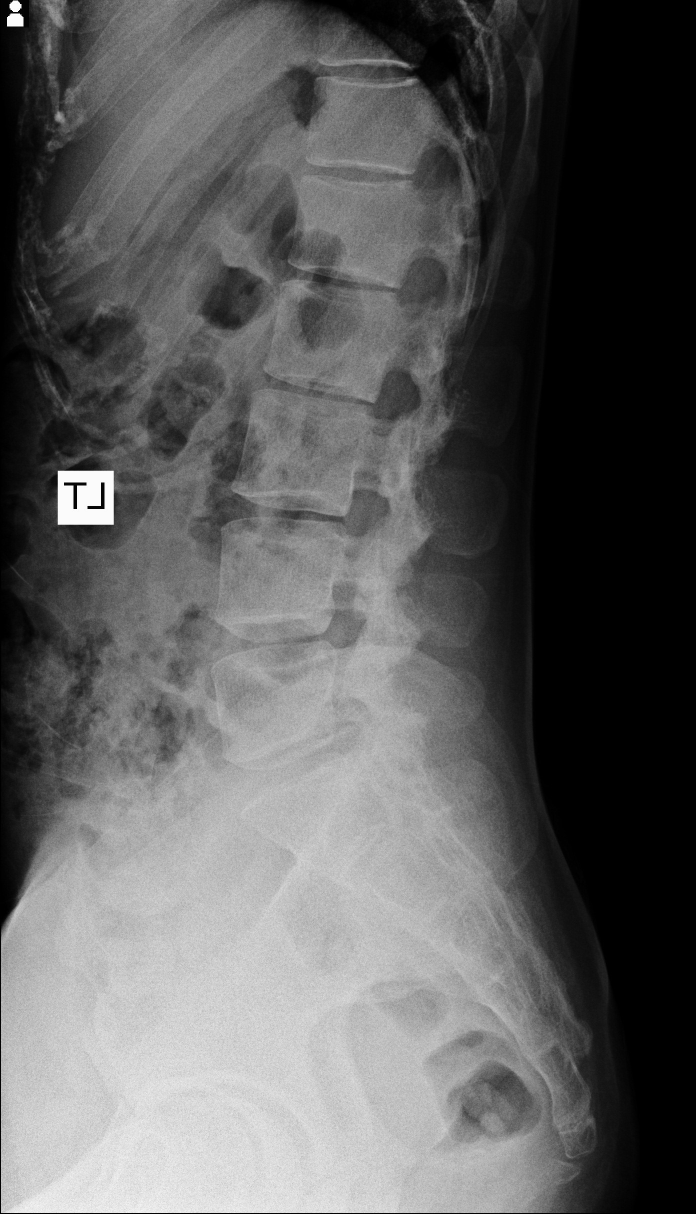
#> input picture data/raw/images/0001-F-037Y1.jpg, 1392 x 2428 px, found by its file name (shown at 1/2 size)
$ python preprocessing_basp.py   (older library calls are emulated)
#> lines starting #> are read from the running program, lines starting #| are printed output that depends on the picture
# src/phase2_preprocessing.py
"""
Phase 2: BASP Preprocessing Ablation Experiments
Applies different preprocessing combinations to U-Net and Mask R-CNN branches

Image Standardization (resize + padding) is already done in Phase 1.
This script applies CLAHE and/or Anisotropic Diffusion as per ablation setup.
"""

import cv2
import numpy as np
from pathlib import Path
from tqdm import tqdm
import matplotlib.pyplot as plt

class BASPPreprocessor:
    """
    Branch-Adaptive Selective Preprocessing (BASP)
    Implements 4 ablation variants for VertXNet ensemble
    """

    def __init__(self, clahe_clip_limit=2.0, clahe_grid_size=(8, 8),
                 ad_iterations=5, ad_kappa=50, ad_gamma=0.1):
#> in visualize_ablation_comparison, original is the input picture: shape (2428, 1392, 3); min 0, max 255, mean 93.5
        self.clahe_clip_limit = clahe_clip_limit
        self.clahe_grid_size = clahe_grid_size
        self.ad_iterations = ad_iterations
        self.ad_kappa = ad_kappa
        self.ad_gamma = ad_gamma

        # Initialize CLAHE
        self.clahe = cv2.createCLAHE(
            clipLimit=clahe_clip_limit,
            tileGridSize=clahe_grid_size
        )

    def apply_clahe(self, image):
        """Apply CLAHE contrast enhancement"""
        if len(image.shape) == 3:
            gray = cv2.cvtColor(image, cv2.COLOR_BGR2GRAY)
        else:
            gray = image.copy()

        enhanced = self.clahe.apply(gray)

        if len(image.shape) == 3:
            enhanced = cv2.cvtColor(enhanced, cv2.COLOR_GRAY2BGR)
#> enhanced: shape (2428, 1392, 3)

        return enhanced

    def apply_anisotropic_diffusion(self, image):
        """Apply edge-preserving denoising (Perona-Malik)"""
        if len(image.shape) == 3:
            img_float = cv2.cvtColor(image, cv2.COLOR_BGR2GRAY).astype(np.float32)
        else:
            img_float = image.astype(np.float32)

        for _ in range(self.ad_iterations):
            dx = cv2.Sobel(img_float, cv2.CV_32F, 1, 0, ksize=3)
            dy = cv2.Sobel(img_float, cv2.CV_32F, 0, 1, ksize=3)

            c_dx = np.exp(-(dx / self.ad_kappa) ** 2)
            c_dy = np.exp(-(dy / self.ad_kappa) ** 2)

            img_float = img_float + self.ad_gamma * (c_dx * dx + c_dy * dy)
#> this loop made 5 passes
#> pass 1, in apply_anisotropic_diffusion, `dx = cv2.Sobel(img_float, cv2.CV_32F, 1, 0, ksize=3)`:
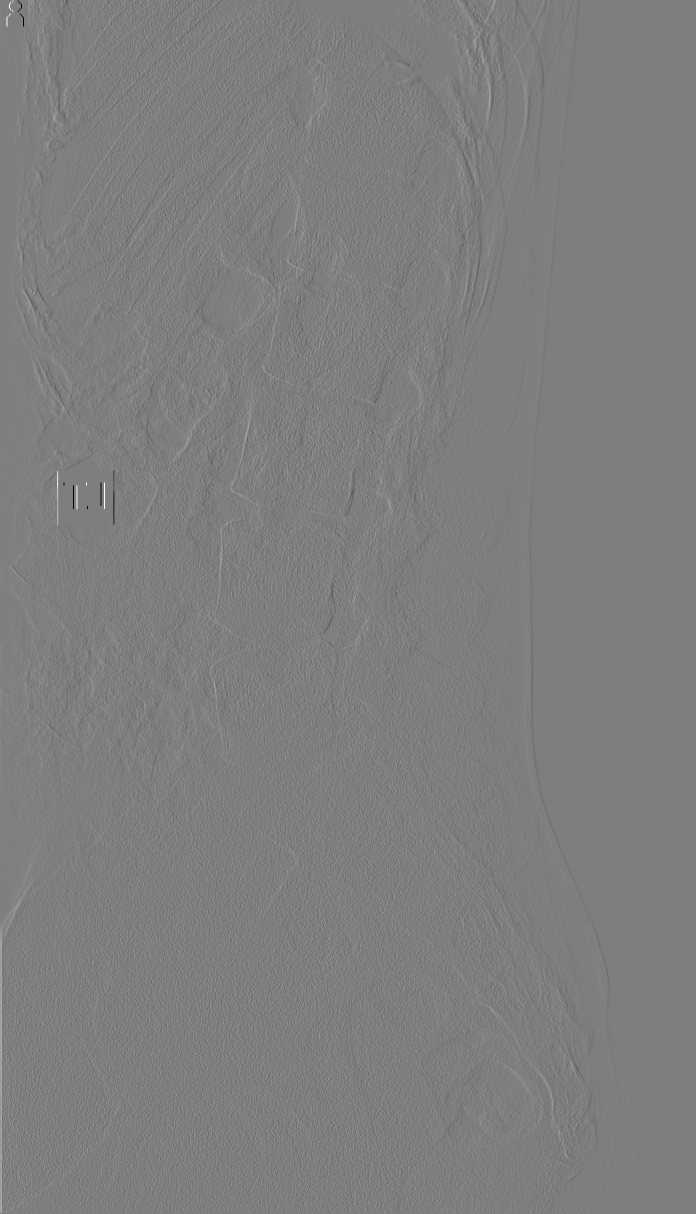
#> dx: shape (2428, 1392) float32 (shown at 1/2 size); min -997, max 1008, mean 0; drawn with min black and max white

        result = np.clip(img_float, 0, 255).astype(np.uint8)

        if len(image.shape) == 3:
            result = cv2.cvtColor(result, cv2.COLOR_GRAY2BGR)
#> result: shape (2428, 1392, 3)

        return result

    def apply_clahe_ad(self, image):
        """Apply CLAHE followed by Anisotropic Diffusion"""
        return self.apply_anisotropic_diffusion(self.apply_clahe(image))

    # ============================================
    # BASP (PROPOSED)
    # ============================================
    def basp_proposed(self, image):
        """
        Proposed BASP Method:
        - U-Net: CLAHE + AD
        - Mask R-CNN: Raw (no preprocessing)
        """
        unet_input = self.apply_clahe_ad(image)
        maskrcnn_input = image.copy()
        return unet_input, maskrcnn_input

    # ============================================
    # SELECTIVE CLAHE
    # ============================================
    def selective_clahe(self, image):
        """
        Selective CLAHE:
        - U-Net: CLAHE + AD
        - Mask R-CNN: AD only
        """
        unet_input = self.apply_clahe_ad(image)
        maskrcnn_input = self.apply_anisotropic_diffusion(image)
#> the loop in apply_anisotropic_diffusion (call 3), `for _ in range(self.ad_iterations):` made 5 passes
#> pass 1, in apply_anisotropic_diffusion (call 3), `c_dy = np.exp(-(dy / self.ad_kappa) ** 2)`:
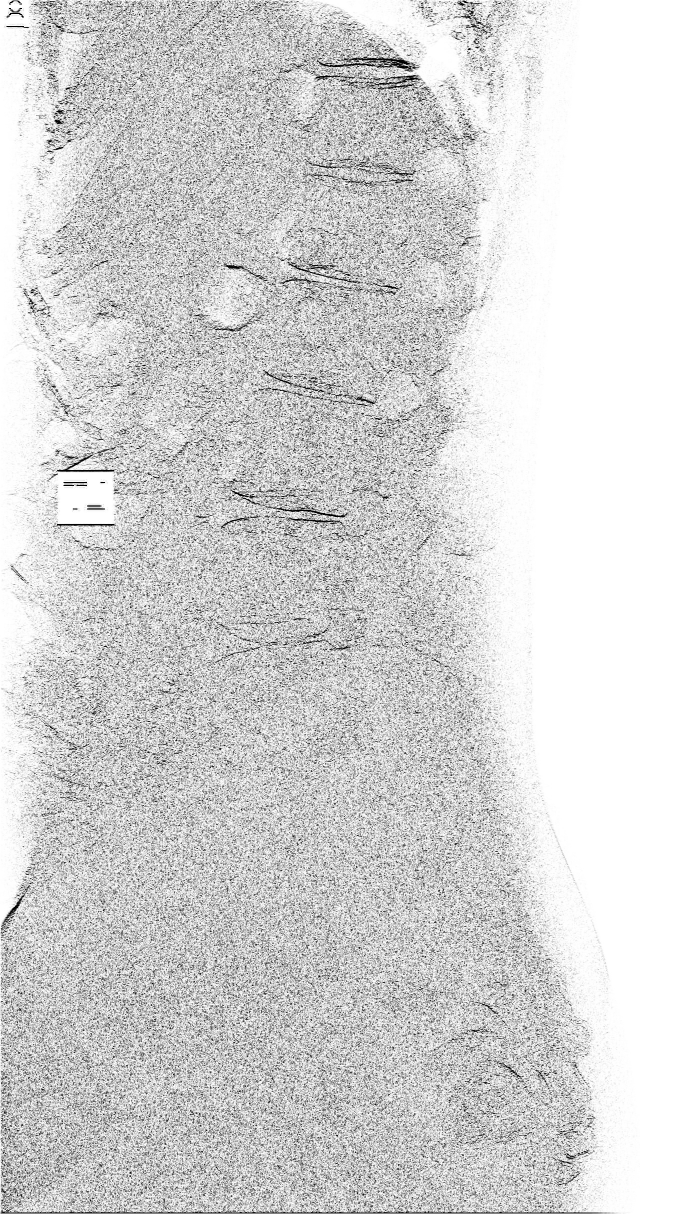
#> c_dy: shape (2428, 1392) float32 (shown at 1/2 size); min 0, max 1, mean 0.837
        return unet_input, maskrcnn_input

    # ============================================
    # SELECTIVE AD
    # ============================================
    def selective_ad(self, image):
        """
        Selective Anisotropic Diffusion:
        - U-Net: CLAHE + AD
        - Mask R-CNN: CLAHE only
        """
        unet_input = self.apply_clahe_ad(image)
        maskrcnn_input = self.apply_clahe(image)
        return unet_input, maskrcnn_input

    # ============================================
    # FULL NON-SELECTIVE
    # ============================================
    def full_non_selective(self, image):
        """
        Full Non-Selective:
        - U-Net: CLAHE + AD
        - Mask R-CNN: CLAHE + AD
        """
        processed = self.apply_clahe_ad(image)
        return processed, processed


def run_ablation_experiments():
    """
    Apply all 4 ablation variants to the training dataset.
    Input: Standardized images (256x256 + padding) from Phase 1
    Output: Preprocessed images for each ablation variant
    """

    # Input: Standardized images from Phase 1
    input_dir = Path("data/processed/organized/train/images")

    # Output: Preprocessed images for each ablation
    output_base = Path("data/processed/ablation")

    print("=" * 60)
    print("PHASE 2: BASP PREPROCESSING ABLATION EXPERIMENTS")
    print("=" * 60)
    print(f"Input (standardized images): {input_dir}")
    print(f"Output base: {output_base}")

    # Check input directory
    if not input_dir.exists():
        print(f"\n Input directory not found: {input_dir}")
        print("   Make sure Phase 1 (resize + splits) is complete.")
        return

    # Initialize preprocessor
    preprocessor = BASPPreprocessor()

    # Define 4 ablation variants with CLEAN NAMES
    ablations = {
        'basp_proposed': {
            'name': 'BASP (Proposed)',
            'func': preprocessor.basp_proposed,
            'unet_desc': 'CLAHE + AD',
            'rcnn_desc': 'Raw (No preprocessing)'
        },
        'selective_clahe': {
            'name': 'Selective CLAHE',
            'func': preprocessor.selective_clahe,
            'unet_desc': 'CLAHE + AD',
            'rcnn_desc': 'AD only'
        },
        'selective_ad': {
            'name': 'Selective AD',
            'func': preprocessor.selective_ad,
            'unet_desc': 'CLAHE + AD',
            'rcnn_desc': 'CLAHE only'
        },
        'full_non_selective': {
            'name': 'Full Non-Selective',
            'func': preprocessor.full_non_selective,
            'unet_desc': 'CLAHE + AD',
            'rcnn_desc': 'CLAHE + AD'
        }
    }

    # Get all training images
    image_files = list(input_dir.glob("*.jpg"))
    print(f"\nFound {len(image_files)} training images")

    if len(image_files) == 0:
        print("No images found!")
        return

    # Process each ablation variant
    print("\n📊 Processing Ablation Variants...")
    print("-" * 60)

    for ab_key, ab_info in ablations.items():
        # Create output directories with CLEAN NAMES
        unet_dir = output_base / ab_key / "unet_input"
        rcnn_dir = output_base / ab_key / "maskrcnn_input"
        unet_dir.mkdir(parents=True, exist_ok=True)
        rcnn_dir.mkdir(parents=True, exist_ok=True)

        print(f"\n🔬 {ab_info['name']}:")
        print(f"   U-Net input: {ab_info['unet_desc']}")
        print(f"   Mask R-CNN input: {ab_info['rcnn_desc']}")

        # Process each image
        for img_path in tqdm(image_files, desc=f"   Processing"):
            image = cv2.imread(str(img_path))
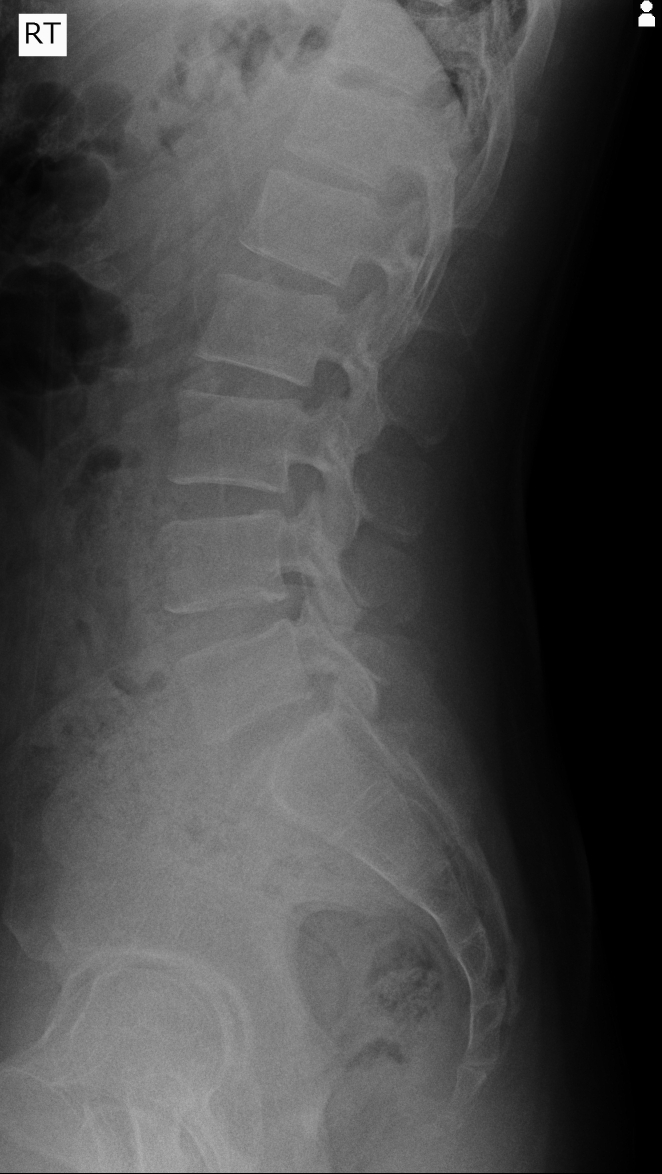
#> input picture data/processed/organized/train/images/0040-M-023Y1.jpg, 1324 x 2348 px (shown at 1/2 size)
#> image is the input picture: shape (2348, 1324, 3); min 0, max 255, mean 72.1
            if image is None:
                continue

            # Apply ablation preprocessing
            unet_input, rcnn_input = ab_info['func'](image)
#> in apply_clahe (call 6), `enhanced = self.clahe.apply(gray)`:
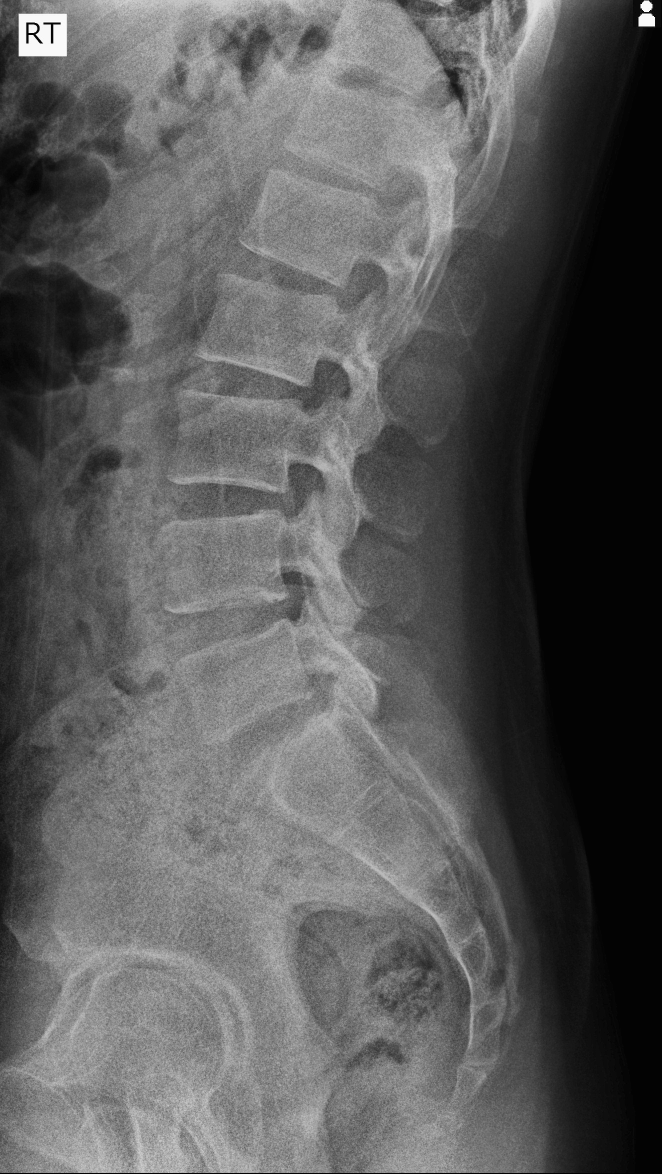
#> enhanced: shape (2348, 1324) (shown at 1/2 size); min 1, max 255, mean 89.1
#> the loop in apply_anisotropic_diffusion (call 6), `for _ in range(self.ad_iterations):` made 5 passes
#> pass 1, in apply_anisotropic_diffusion (call 6), `c_dy = np.exp(-(dy / self.ad_kappa) ** 2)`:
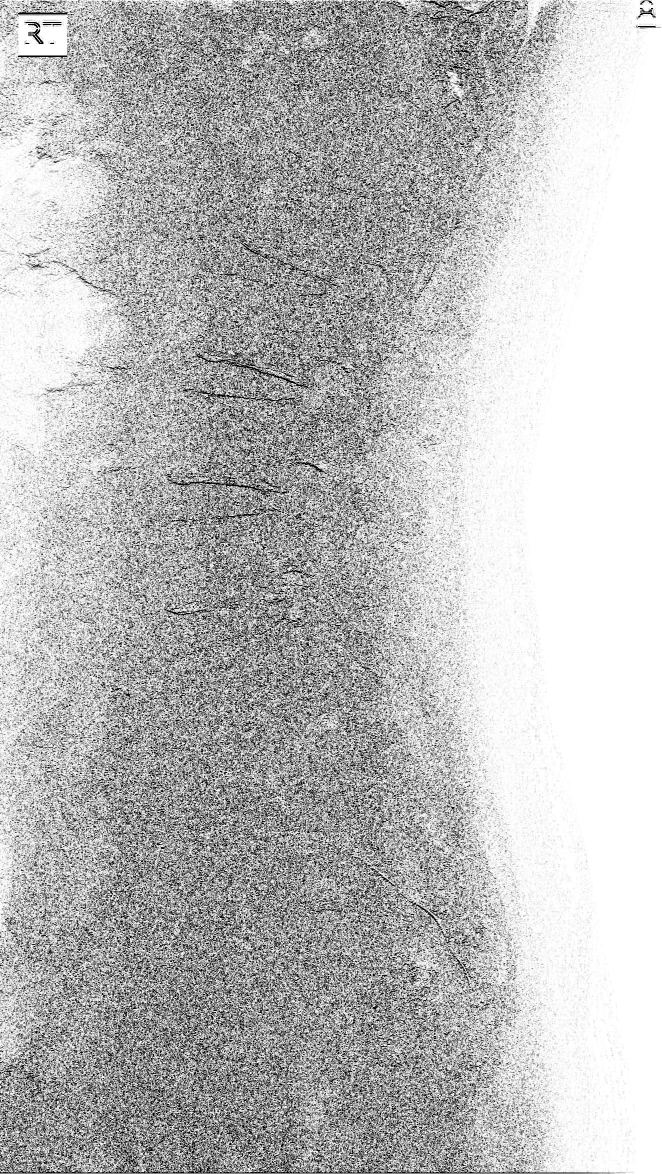
#> c_dy: shape (2348, 1324) float32 (shown at 1/2 size); min 0, max 1, mean 0.734

            # Save
            unet_path = unet_dir / img_path.name
            rcnn_path = rcnn_dir / img_path.name

            cv2.imwrite(str(unet_path), unet_input)
            cv2.imwrite(str(rcnn_path), rcnn_input)

        # Count saved files
        unet_count = len(list(unet_dir.glob("*.jpg")))
        rcnn_count = len(list(rcnn_dir.glob("*.jpg")))
        print(f"    Saved: {unet_count} U-Net + {rcnn_count} Mask R-CNN images")

    # Print summary
    print("\n" + "=" * 60)
    print(" PHASE 2 COMPLETE!")
    print("=" * 60)
    print("\n Output structure:")
    print("   data/processed/ablation/")
    print("   ├── basp_proposed/")
    print("   │   ├── unet_input/")
    print("   │   └── maskrcnn_input/")
    print("   ├── selective_clahe/")
    print("   │   ├── unet_input/")
    print("   │   └── maskrcnn_input/")
    print("   ├── selective_ad/")
    print("   │   ├── unet_input/")
    print("   │   └── maskrcnn_input/")
    print("   └── full_non_selective/")
    print("       ├── unet_input/")
    print("       └── maskrcnn_input/")

    return ablations


def visualize_ablation_comparison():
    """Visualize all 4 ablation variants side by side"""

    preprocessor = BASPPreprocessor()

    # Load a sample standardized image
    sample_path = Path("data/standardized/images/0001-F-037Y1.jpg")

    if not sample_path.exists():
        print(f"Sample not found: {sample_path}")
        return

    original = cv2.imread(str(sample_path))
    original_rgb = cv2.cvtColor(original, cv2.COLOR_BGR2RGB)

    # Apply all ablations
    basp_unet, basp_rcnn = preprocessor.basp_proposed(original)
    sel_clahe_unet, sel_clahe_rcnn = preprocessor.selective_clahe(original)
    sel_ad_unet, sel_ad_rcnn = preprocessor.selective_ad(original)
    full_unet, full_rcnn = preprocessor.full_non_selective(original)

    # Convert to RGB
    basp_unet_rgb = cv2.cvtColor(basp_unet, cv2.COLOR_BGR2RGB)
    basp_rcnn_rgb = cv2.cvtColor(basp_rcnn, cv2.COLOR_BGR2RGB)
    sel_clahe_rcnn_rgb = cv2.cvtColor(sel_clahe_rcnn, cv2.COLOR_BGR2RGB)
    sel_ad_rcnn_rgb = cv2.cvtColor(sel_ad_rcnn, cv2.COLOR_BGR2RGB)
    full_rcnn_rgb = cv2.cvtColor(full_rcnn, cv2.COLOR_BGR2RGB)

    # Create figure
    fig, axes = plt.subplots(2, 3, figsize=(15, 10))

    # Top row: U-Net inputs (all identical - CLAHE+AD)
    axes[0, 0].imshow(basp_unet_rgb, cmap='gray')
    axes[0, 0].set_title("U-Net Input\n(CLAHE + AD)\nSame for ALL ablations", fontsize=11)
    axes[0, 0].axis('off')
    axes[0, 1].axis('off')
    axes[0, 2].axis('off')

    # Bottom row: Mask R-CNN inputs (varies by ablation)
    axes[1, 0].imshow(basp_rcnn_rgb, cmap='gray')
    axes[1, 0].set_title("BASP (Proposed)\nMask R-CNN: Raw", fontsize=11)
    axes[1, 0].axis('off')

    axes[1, 1].imshow(sel_clahe_rcnn_rgb, cmap='gray')
    axes[1, 1].set_title("Selective CLAHE\nMask R-CNN: AD only", fontsize=11)
    axes[1, 1].axis('off')

    axes[1, 2].imshow(full_rcnn_rgb, cmap='gray')
    axes[1, 2].set_title("Full Non-Selective\nMask R-CNN: CLAHE+AD", fontsize=11)
    axes[1, 2].axis('off')

    plt.suptitle("BASP Ablation Study: Mask R-CNN Branch Variations\n(U-Net branch fixed: CLAHE+AD for all)", fontsize=14)
    plt.tight_layout()
    plt.savefig("basp_ablation_comparison.png", dpi=150, bbox_inches='tight')
    plt.show()

    print("✅ Visualization saved as 'basp_ablation_comparison.png'")


def print_summary_table():
    """Print ablation summary table"""
    print("\n" + "=" * 60)
    print("ABLATION SUMMARY TABLE")
    print("=" * 60)
    print("\n| # | Ablation Name          | U-Net Input    | Mask R-CNN Input    |")
    print("|---|------------------------|----------------|---------------------|")
    print("| 1 | BASP (Proposed)        | CLAHE + AD     | Raw (—)             |")
    print("| 2 | Selective CLAHE        | CLAHE + AD     | AD only             |")
    print("| 3 | Selective AD           | CLAHE + AD     | CLAHE only          |")
    print("| 4 | Full Non-Selective     | CLAHE + AD     | CLAHE + AD          |")
    print("=" * 60)


if __name__ == "__main__":
    print("\n" + "=" * 60)
    print("BASP: BRANCH-ADAPTIVE SELECTIVE PREPROCESSING")
    print("PHASE 2 - PREPROCESSING ABLATION EXPERIMENTS")
    print("=" * 60)

    # Print summary table
    print_summary_table()

    # Visualize comparison
    visualize_ablation_comparison()

    # Run ablation experiments
    run_ablation_experiments()

    print("\n Phase 2 Complete!")
